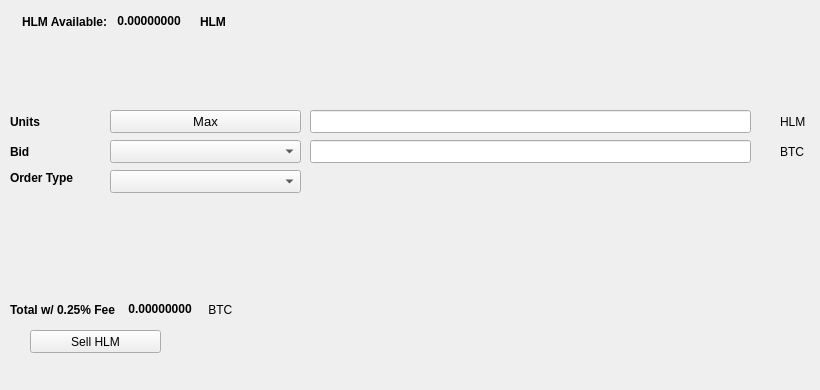
   <widget class="QWidget" name="SellTab">
    <attribute name="title">
     <string>Sell</string>
    </attribute>
    <widget class="QLabel" name="label_16">
     <property name="geometry">
      <rect>
       <x>780</x>
       <y>140</y>
       <width>31</width>
       <height>23</height>
      </rect>
     </property>
     <property name="text">
      <string>BTC</string>
     </property>
    </widget>
    <widget class="QComboBox" name="SellBidcomboBox">
     <property name="geometry">
      <rect>
       <x>110</x>
       <y>140</y>
       <width>191</width>
       <height>23</height>
      </rect>
     </property>
     <property name="font">
      <font>
       <pointsize>10</pointsize>
      </font>
     </property>
    </widget>
    <widget class="QLabel" name="label_18">
     <property name="geometry">
      <rect>
       <x>10</x>
       <y>110</y>
       <width>46</width>
       <height>23</height>
      </rect>
     </property>
     <property name="font">
      <font>
       <weight>75</weight>
       <bold>true</bold>
      </font>
     </property>
     <property name="text">
      <string>Units</string>
     </property>
    </widget>
    <widget class="QPushButton" name="Sell_Max_Amount">
     <property name="geometry">
      <rect>
       <x>110</x>
       <y>110</y>
       <width>191</width>
       <height>23</height>
      </rect>
     </property>
     <property name="font">
      <font>
       <pointsize>10</pointsize>
      </font>
     </property>
     <property name="text">
      <string>Max</string>
     </property>
    </widget>
    <widget class="QLabel" name="label_20">
     <property name="geometry">
      <rect>
       <x>10</x>
       <y>170</y>
       <width>91</width>
       <height>16</height>
      </rect>
     </property>
     <property name="font">
      <font>
       <weight>75</weight>
       <bold>true</bold>
      </font>
     </property>
     <property name="text">
      <string>Order Type</string>
     </property>
    </widget>
    <widget class="QComboBox" name="SellOrdertypeCombo">
     <property name="geometry">
      <rect>
       <x>110</x>
       <y>170</y>
       <width>191</width>
       <height>23</height>
      </rect>
     </property>
     <property name="font">
      <font>
       <pointsize>10</pointsize>
      </font>
     </property>
    </widget>
    <widget class="QLabel" name="label_21">
     <property name="geometry">
      <rect>
       <x>10</x>
       <y>140</y>
       <width>46</width>
       <height>23</height>
      </rect>
     </property>
     <property name="font">
      <font>
       <weight>75</weight>
       <bold>true</bold>
      </font>
     </property>
     <property name="text">
      <string>Bid</string>
     </property>
    </widget>
    <widget class="QLabel" name="label_22">
     <property name="geometry">
      <rect>
       <x>780</x>
       <y>110</y>
       <width>31</width>
       <height>23</height>
      </rect>
     </property>
     <property name="text">
      <string>HLM</string>
     </property>
    </widget>
    <widget class="QLineEdit" name="UnitsInputHLM">
     <property name="geometry">
      <rect>
       <x>310</x>
       <y>110</y>
       <width>441</width>
       <height>23</height>
      </rect>
     </property>
     <property name="font">
      <font>
       <pointsize>9</pointsize>
       <weight>75</weight>
       <bold>true</bold>
      </font>
     </property>
    </widget>
    <widget class="QLineEdit" name="SellBidPriceEdit">
     <property name="geometry">
      <rect>
       <x>310</x>
       <y>140</y>
       <width>441</width>
       <height>23</height>
      </rect>
     </property>
     <property name="font">
      <font>
       <pointsize>9</pointsize>
       <weight>75</weight>
       <bold>true</bold>
      </font>
     </property>
    </widget>
    <widget class="QPushButton" name="SellHLMBTN">
     <property name="geometry">
      <rect>
       <x>30</x>
       <y>330</y>
       <width>131</width>
       <height>23</height>
      </rect>
     </property>
     <property name="text">
      <string>Sell HLM</string>
     </property>
     <property name="icon">
      <iconset resource="../helium.qrc">
       <normaloff>:/icons/bitcoin</normaloff>:/icons/bitcoin</iconset>
     </property>
    </widget>
    <widget class="QWidget" name="layoutWidget3">
     <property name="geometry">
      <rect>
       <x>22</x>
       <y>12</y>
       <width>258</width>
       <height>19</height>
      </rect>
     </property>
     <layout class="QHBoxLayout" name="horizontalLayout">
      <item>
       <widget class="QLabel" name="label232_2">
        <property name="font">
         <font>
          <weight>75</weight>
          <bold>true</bold>
         </font>
        </property>
        <property name="text">
         <string>HLM Available:</string>
        </property>
       </widget>
      </item>
      <item>
       <widget class="QLabel" name="HLMAvailableLabel">
        <property name="palette">
         <palette>
          <active>
           <colorrole role="WindowText">
            <brush brushstyle="SolidPattern">
             <color alpha="255">
              <red>0</red>
              <green>0</green>
              <blue>0</blue>
             </color>
            </brush>
           </colorrole>
           <colorrole role="Button">
            <brush brushstyle="SolidPattern">
             <color alpha="255">
              <red>0</red>
              <green>170</green>
              <blue>0</blue>
             </color>
            </brush>
           </colorrole>
           <colorrole role="Light">
            <brush brushstyle="SolidPattern">
             <color alpha="255">
              <red>0</red>
              <green>255</green>
              <blue>0</blue>
             </color>
            </brush>
           </colorrole>
           <colorrole role="Midlight">
            <brush brushstyle="SolidPattern">
             <color alpha="255">
              <red>0</red>
              <green>212</green>
              <blue>0</blue>
             </color>
            </brush>
           </colorrole>
           <colorrole role="Dark">
            <brush brushstyle="SolidPattern">
             <color alpha="255">
              <red>0</red>
              <green>85</green>
              <blue>0</blue>
             </color>
            </brush>
           </colorrole>
           <colorrole role="Mid">
            <brush brushstyle="SolidPattern">
             <color alpha="255">
              <red>0</red>
              <green>113</green>
              <blue>0</blue>
             </color>
            </brush>
           </colorrole>
           <colorrole role="Text">
            <brush brushstyle="SolidPattern">
             <color alpha="255">
              <red>0</red>
              <green>170</green>
              <blue>0</blue>
             </color>
            </brush>
           </colorrole>
           <colorrole role="BrightText">
            <brush brushstyle="SolidPattern">
             <color alpha="255">
              <red>255</red>
              <green>255</green>
              <blue>255</blue>
             </color>
            </brush>
           </colorrole>
           <colorrole role="ButtonText">
            <brush brushstyle="SolidPattern">
             <color alpha="255">
              <red>0</red>
              <green>0</green>
              <blue>0</blue>
             </color>
            </brush>
           </colorrole>
           <colorrole role="Base">
            <brush brushstyle="SolidPattern">
             <color alpha="255">
              <red>255</red>
              <green>255</green>
              <blue>255</blue>
             </color>
            </brush>
           </colorrole>
           <colorrole role="Window">
            <brush brushstyle="SolidPattern">
             <color alpha="255">
              <red>0</red>
              <green>170</green>
              <blue>0</blue>
             </color>
            </brush>
           </colorrole>
           <colorrole role="Shadow">
            <brush brushstyle="SolidPattern">
             <color alpha="255">
              <red>0</red>
              <green>0</green>
              <blue>0</blue>
             </color>
            </brush>
           </colorrole>
           <colorrole role="AlternateBase">
            <brush brushstyle="SolidPattern">
             <color alpha="255">
              <red>127</red>
              <green>212</green>
              <blue>127</blue>
             </color>
            </brush>
           </colorrole>
           <colorrole role="ToolTipBase">
            <brush brushstyle="SolidPattern">
             <color alpha="255">
              <red>255</red>
              <green>255</green>
              <blue>220</blue>
             </color>
            </brush>
           </colorrole>
           <colorrole role="ToolTipText">
            <brush brushstyle="SolidPattern">
             <color alpha="255">
              <red>0</red>
              <green>0</green>
              <blue>0</blue>
             </color>
            </brush>
           </colorrole>
          </active>
          <inactive>
           <colorrole role="WindowText">
            <brush brushstyle="SolidPattern">
             <color alpha="255">
              <red>0</red>
              <green>0</green>
              <blue>0</blue>
             </color>
            </brush>
           </colorrole>
           <colorrole role="Button">
            <brush brushstyle="SolidPattern">
             <color alpha="255">
              <red>0</red>
              <green>170</green>
              <blue>0</blue>
             </color>
            </brush>
           </colorrole>
           <colorrole role="Light">
            <brush brushstyle="SolidPattern">
             <color alpha="255">
              <red>0</red>
              <green>255</green>
              <blue>0</blue>
             </color>
            </brush>
           </colorrole>
           <colorrole role="Midlight">
            <brush brushstyle="SolidPattern">
             <color alpha="255">
              <red>0</red>
              <green>212</green>
              <blue>0</blue>
             </color>
            </brush>
           </colorrole>
           <colorrole role="Dark">
            <brush brushstyle="SolidPattern">
             <color alpha="255">
              <red>0</red>
              <green>85</green>
              <blue>0</blue>
             </color>
            </brush>
           </colorrole>
           <colorrole role="Mid">
            <brush brushstyle="SolidPattern">
             <color alpha="255">
              <red>0</red>
              <green>113</green>
              <blue>0</blue>
             </color>
            </brush>
           </colorrole>
           <colorrole role="Text">
            <brush brushstyle="SolidPattern">
             <color alpha="255">
              <red>0</red>
              <green>170</green>
              <blue>0</blue>
             </color>
            </brush>
           </colorrole>
           <colorrole role="BrightText">
            <brush brushstyle="SolidPattern">
             <color alpha="255">
              <red>255</red>
              <green>255</green>
              <blue>255</blue>
             </color>
            </brush>
           </colorrole>
           <colorrole role="ButtonText">
            <brush brushstyle="SolidPattern">
             <color alpha="255">
              <red>0</red>
              <green>0</green>
              <blue>0</blue>
             </color>
            </brush>
           </colorrole>
           <colorrole role="Base">
            <brush brushstyle="SolidPattern">
             <color alpha="255">
              <red>255</red>
              <green>255</green>
              <blue>255</blue>
             </color>
            </brush>
           </colorrole>
           <colorrole role="Window">
            <brush brushstyle="SolidPattern">
             <color alpha="255">
              <red>0</red>
              <green>170</green>
              <blue>0</blue>
             </color>
            </brush>
           </colorrole>
           <colorrole role="Shadow">
            <brush brushstyle="SolidPattern">
             <color alpha="255">
              <red>0</red>
              <green>0</green>
              <blue>0</blue>
             </color>
            </brush>
           </colorrole>
           <colorrole role="AlternateBase">
            <brush brushstyle="SolidPattern">
             <color alpha="255">
              <red>127</red>
              <green>212</green>
              <blue>127</blue>
             </color>
            </brush>
           </colorrole>
           <colorrole role="ToolTipBase">
            <brush brushstyle="SolidPattern">
             <color alpha="255">
              <red>255</red>
              <green>255</green>
              <blue>220</blue>
             </color>
            </brush>
           </colorrole>
           <colorrole role="ToolTipText">
            <brush brushstyle="SolidPattern">
             <color alpha="255">
              <red>0</red>
              <green>0</green>
              <blue>0</blue>
             </color>
            </brush>
           </colorrole>
          </inactive>
          <disabled>
           <colorrole role="WindowText">
            <brush brushstyle="SolidPattern">
             <color alpha="255">
              <red>0</red>
              <green>85</green>
              <blue>0</blue>
             </color>
            </brush>
           </colorrole>
           <colorrole role="Button">
            <brush brushstyle="SolidPattern">
             <color alpha="255">
              <red>0</red>
              <green>170</green>
              <blue>0</blue>
             </color>
            </brush>
           </colorrole>
           <colorrole role="Light">
            <brush brushstyle="SolidPattern">
             <color alpha="255">
              <red>0</red>
              <green>255</green>
              <blue>0</blue>
             </color>
            </brush>
           </colorrole>
           <colorrole role="Midlight">
            <brush brushstyle="SolidPattern">
             <color alpha="255">
              <red>0</red>
              <green>212</green>
              <blue>0</blue>
             </color>
            </brush>
           </colorrole>
           <colorrole role="Dark">
            <brush brushstyle="SolidPattern">
             <color alpha="255">
              <red>0</red>
              <green>85</green>
              <blue>0</blue>
             </color>
            </brush>
           </colorrole>
           <colorrole role="Mid">
            <brush brushstyle="SolidPattern">
             <color alpha="255">
              <red>0</red>
              <green>113</green>
              <blue>0</blue>
             </color>
            </brush>
           </colorrole>
           <colorrole role="Text">
            <brush brushstyle="SolidPattern">
             <color alpha="255">
              <red>0</red>
              <green>85</green>
              <blue>0</blue>
             </color>
            </brush>
           </colorrole>
           <colorrole role="BrightText">
            <brush brushstyle="SolidPattern">
             <color alpha="255">
              <red>255</red>
              <green>255</green>
              <blue>255</blue>
             </color>
            </brush>
           </colorrole>
           <colorrole role="ButtonText">
            <brush brushstyle="SolidPattern">
             <color alpha="255">
              <red>0</red>
              <green>85</green>
              <blue>0</blue>
             </color>
            </brush>
           </colorrole>
           <colorrole role="Base">
            <brush brushstyle="SolidPattern">
             <color alpha="255">
              <red>0</red>
              <green>170</green>
              <blue>0</blue>
             </color>
            </brush>
           </colorrole>
           <colorrole role="Window">
            <brush brushstyle="SolidPattern">
             <color alpha="255">
              <red>0</red>
              <green>170</green>
              <blue>0</blue>
             </color>
            </brush>
           </colorrole>
           <colorrole role="Shadow">
            <brush brushstyle="SolidPattern">
             <color alpha="255">
              <red>0</red>
              <green>0</green>
              <blue>0</blue>
             </color>
            </brush>
           </colorrole>
           <colorrole role="AlternateBase">
            <brush brushstyle="SolidPattern">
             <color alpha="255">
              <red>0</red>
              <green>170</green>
              <blue>0</blue>
             </color>
            </brush>
           </colorrole>
           <colorrole role="ToolTipBase">
            <brush brushstyle="SolidPattern">
             <color alpha="255">
              <red>255</red>
              <green>255</green>
              <blue>220</blue>
             </color>
            </brush>
           </colorrole>
           <colorrole role="ToolTipText">
            <brush brushstyle="SolidPattern">
             <color alpha="255">
              <red>0</red>
              <green>0</green>
              <blue>0</blue>
             </color>
            </brush>
           </colorrole>
          </disabled>
         </palette>
        </property>
        <property name="font">
         <font>
          <weight>75</weight>
          <bold>true</bold>
         </font>
        </property>
        <property name="text">
         <string> 0.00000000 </string>
        </property>
        <property name="textInteractionFlags">
         <set>Qt::LinksAccessibleByMouse|Qt::TextSelectableByKeyboard|Qt::TextSelectableByMouse</set>
        </property>
       </widget>
      </item>
      <item>
       <widget class="QLabel" name="labelHLM">
        <property name="font">
         <font>
          <weight>75</weight>
          <bold>true</bold>
         </font>
        </property>
        <property name="text">
         <string>HLM</string>
        </property>
       </widget>
      </item>
     </layout>
    </widget>
    <widget class="QWidget" name="layoutWidget">
     <property name="geometry">
      <rect>
       <x>10</x>
       <y>300</y>
       <width>268</width>
       <height>19</height>
      </rect>
     </property>
     <layout class="QHBoxLayout" name="horizontalLayout_2">
      <item>
       <widget class="QLabel" name="label_19">
        <property name="font">
         <font>
          <weight>75</weight>
          <bold>true</bold>
         </font>
        </property>
        <property name="text">
         <string>Total w/ 0.25% Fee </string>
        </property>
       </widget>
      </item>
      <item>
       <widget class="QLabel" name="SellCostLabel">
        <property name="palette">
         <palette>
          <active>
           <colorrole role="WindowText">
            <brush brushstyle="SolidPattern">
             <color alpha="255">
              <red>0</red>
              <green>0</green>
              <blue>0</blue>
             </color>
            </brush>
           </colorrole>
           <colorrole role="Button">
            <brush brushstyle="SolidPattern">
             <color alpha="255">
              <red>0</red>
              <green>170</green>
              <blue>0</blue>
             </color>
            </brush>
           </colorrole>
           <colorrole role="Light">
            <brush brushstyle="SolidPattern">
             <color alpha="255">
              <red>0</red>
              <green>255</green>
              <blue>0</blue>
             </color>
            </brush>
           </colorrole>
           <colorrole role="Midlight">
            <brush brushstyle="SolidPattern">
             <color alpha="255">
              <red>0</red>
              <green>212</green>
              <blue>0</blue>
             </color>
            </brush>
           </colorrole>
           <colorrole role="Dark">
            <brush brushstyle="SolidPattern">
             <color alpha="255">
              <red>0</red>
              <green>85</green>
              <blue>0</blue>
             </color>
            </brush>
           </colorrole>
           <colorrole role="Mid">
            <brush brushstyle="SolidPattern">
             <color alpha="255">
              <red>0</red>
              <green>113</green>
              <blue>0</blue>
             </color>
            </brush>
           </colorrole>
           <colorrole role="Text">
            <brush brushstyle="SolidPattern">
             <color alpha="255">
              <red>0</red>
              <green>170</green>
              <blue>0</blue>
             </color>
            </brush>
           </colorrole>
           <colorrole role="BrightText">
            <brush brushstyle="SolidPattern">
             <color alpha="255">
              <red>255</red>
              <green>255</green>
              <blue>255</blue>
             </color>
            </brush>
           </colorrole>
           <colorrole role="ButtonText">
            <brush brushstyle="SolidPattern">
             <color alpha="255">
              <red>0</red>
              <green>0</green>
              <blue>0</blue>
             </color>
            </brush>
           </colorrole>
           <colorrole role="Base">
            <brush brushstyle="SolidPattern">
             <color alpha="255">
              <red>255</red>
              <green>255</green>
              <blue>255</blue>
             </color>
            </brush>
           </colorrole>
           <colorrole role="Window">
            <brush brushstyle="SolidPattern">
             <color alpha="255">
              <red>0</red>
              <green>170</green>
              <blue>0</blue>
             </color>
            </brush>
           </colorrole>
           <colorrole role="Shadow">
            <brush brushstyle="SolidPattern">
             <color alpha="255">
              <red>0</red>
              <green>0</green>
              <blue>0</blue>
             </color>
            </brush>
           </colorrole>
           <colorrole role="AlternateBase">
            <brush brushstyle="SolidPattern">
             <color alpha="255">
              <red>127</red>
              <green>212</green>
              <blue>127</blue>
             </color>
            </brush>
           </colorrole>
           <colorrole role="ToolTipBase">
            <brush brushstyle="SolidPattern">
             <color alpha="255">
              <red>255</red>
              <green>255</green>
              <blue>220</blue>
             </color>
            </brush>
           </colorrole>
           <colorrole role="ToolTipText">
            <brush brushstyle="SolidPattern">
             <color alpha="255">
              <red>0</red>
              <green>0</green>
              <blue>0</blue>
             </color>
            </brush>
           </colorrole>
          </active>
          <inactive>
           <colorrole role="WindowText">
            <brush brushstyle="SolidPattern">
             <color alpha="255">
              <red>0</red>
              <green>0</green>
              <blue>0</blue>
             </color>
            </brush>
           </colorrole>
           <colorrole role="Button">
            <brush brushstyle="SolidPattern">
             <color alpha="255">
              <red>0</red>
              <green>170</green>
              <blue>0</blue>
             </color>
            </brush>
           </colorrole>
           <colorrole role="Light">
            <brush brushstyle="SolidPattern">
             <color alpha="255">
              <red>0</red>
              <green>255</green>
              <blue>0</blue>
             </color>
            </brush>
           </colorrole>
           <colorrole role="Midlight">
            <brush brushstyle="SolidPattern">
             <color alpha="255">
              <red>0</red>
              <green>212</green>
              <blue>0</blue>
             </color>
            </brush>
           </colorrole>
           <colorrole role="Dark">
            <brush brushstyle="SolidPattern">
             <color alpha="255">
              <red>0</red>
              <green>85</green>
              <blue>0</blue>
             </color>
            </brush>
           </colorrole>
           <colorrole role="Mid">
            <brush brushstyle="SolidPattern">
             <color alpha="255">
              <red>0</red>
              <green>113</green>
              <blue>0</blue>
             </color>
            </brush>
           </colorrole>
           <colorrole role="Text">
            <brush brushstyle="SolidPattern">
             <color alpha="255">
              <red>0</red>
              <green>170</green>
              <blue>0</blue>
             </color>
            </brush>
           </colorrole>
           <colorrole role="BrightText">
            <brush brushstyle="SolidPattern">
             <color alpha="255">
              <red>255</red>
              <green>255</green>
              <blue>255</blue>
             </color>
            </brush>
           </colorrole>
           <colorrole role="ButtonText">
            <brush brushstyle="SolidPattern">
             <color alpha="255">
              <red>0</red>
              <green>0</green>
              <blue>0</blue>
             </color>
            </brush>
           </colorrole>
           <colorrole role="Base">
            <brush brushstyle="SolidPattern">
             <color alpha="255">
              <red>255</red>
              <green>255</green>
              <blue>255</blue>
             </color>
            </brush>
           </colorrole>
           <colorrole role="Window">
            <brush brushstyle="SolidPattern">
             <color alpha="255">
              <red>0</red>
              <green>170</green>
              <blue>0</blue>
             </color>
            </brush>
           </colorrole>
           <colorrole role="Shadow">
            <brush brushstyle="SolidPattern">
             <color alpha="255">
              <red>0</red>
              <green>0</green>
              <blue>0</blue>
             </color>
            </brush>
           </colorrole>
           <colorrole role="AlternateBase">
            <brush brushstyle="SolidPattern">
             <color alpha="255">
              <red>127</red>
              <green>212</green>
              <blue>127</blue>
             </color>
            </brush>
           </colorrole>
           <colorrole role="ToolTipBase">
            <brush brushstyle="SolidPattern">
             <color alpha="255">
              <red>255</red>
              <green>255</green>
              <blue>220</blue>
             </color>
            </brush>
           </colorrole>
           <colorrole role="ToolTipText">
            <brush brushstyle="SolidPattern">
             <color alpha="255">
              <red>0</red>
              <green>0</green>
              <blue>0</blue>
             </color>
            </brush>
           </colorrole>
          </inactive>
          <disabled>
           <colorrole role="WindowText">
            <brush brushstyle="SolidPattern">
             <color alpha="255">
              <red>0</red>
              <green>85</green>
              <blue>0</blue>
             </color>
            </brush>
           </colorrole>
           <colorrole role="Button">
            <brush brushstyle="SolidPattern">
             <color alpha="255">
              <red>0</red>
              <green>170</green>
              <blue>0</blue>
             </color>
            </brush>
           </colorrole>
           <colorrole role="Light">
            <brush brushstyle="SolidPattern">
             <color alpha="255">
              <red>0</red>
              <green>255</green>
              <blue>0</blue>
             </color>
            </brush>
           </colorrole>
           <colorrole role="Midlight">
            <brush brushstyle="SolidPattern">
             <color alpha="255">
              <red>0</red>
              <green>212</green>
              <blue>0</blue>
             </color>
            </brush>
           </colorrole>
           <colorrole role="Dark">
            <brush brushstyle="SolidPattern">
             <color alpha="255">
              <red>0</red>
              <green>85</green>
              <blue>0</blue>
             </color>
            </brush>
           </colorrole>
           <colorrole role="Mid">
            <brush brushstyle="SolidPattern">
             <color alpha="255">
              <red>0</red>
              <green>113</green>
              <blue>0</blue>
             </color>
            </brush>
           </colorrole>
           <colorrole role="Text">
            <brush brushstyle="SolidPattern">
             <color alpha="255">
              <red>0</red>
              <green>85</green>
              <blue>0</blue>
             </color>
            </brush>
           </colorrole>
           <colorrole role="BrightText">
            <brush brushstyle="SolidPattern">
             <color alpha="255">
              <red>255</red>
              <green>255</green>
              <blue>255</blue>
             </color>
            </brush>
           </colorrole>
           <colorrole role="ButtonText">
            <brush brushstyle="SolidPattern">
             <color alpha="255">
              <red>0</red>
              <green>85</green>
              <blue>0</blue>
             </color>
            </brush>
           </colorrole>
           <colorrole role="Base">
            <brush brushstyle="SolidPattern">
             <color alpha="255">
              <red>0</red>
              <green>170</green>
              <blue>0</blue>
             </color>
            </brush>
           </colorrole>
           <colorrole role="Window">
            <brush brushstyle="SolidPattern">
             <color alpha="255">
              <red>0</red>
              <green>170</green>
              <blue>0</blue>
             </color>
            </brush>
           </colorrole>
           <colorrole role="Shadow">
            <brush brushstyle="SolidPattern">
             <color alpha="255">
              <red>0</red>
              <green>0</green>
              <blue>0</blue>
             </color>
            </brush>
           </colorrole>
           <colorrole role="AlternateBase">
            <brush brushstyle="SolidPattern">
             <color alpha="255">
              <red>0</red>
              <green>170</green>
              <blue>0</blue>
             </color>
            </brush>
           </colorrole>
           <colorrole role="ToolTipBase">
            <brush brushstyle="SolidPattern">
             <color alpha="255">
              <red>255</red>
              <green>255</green>
              <blue>220</blue>
             </color>
            </brush>
           </colorrole>
           <colorrole role="ToolTipText">
            <brush brushstyle="SolidPattern">
             <color alpha="255">
              <red>0</red>
              <green>0</green>
              <blue>0</blue>
             </color>
            </brush>
           </colorrole>
          </disabled>
         </palette>
        </property>
        <property name="font">
         <font>
          <weight>75</weight>
          <bold>true</bold>
         </font>
        </property>
        <property name="autoFillBackground">
         <bool>false</bool>
        </property>
        <property name="text">
         <string> 0.00000000</string>
        </property>
        <property name="textInteractionFlags">
         <set>Qt::LinksAccessibleByMouse|Qt::TextSelectableByMouse</set>
        </property>
       </widget>
      </item>
      <item>
       <widget class="QLabel" name="label_17">
        <property name="font">
         <font>
          <weight>50</weight>
          <bold>false</bold>
         </font>
        </property>
        <property name="text">
         <string> BTC</string>
        </property>
       </widget>
      </item>
     </layout>
    </widget>
    <widget class="QLabel" name="label_23">
     <property name="geometry">
      <rect>
       <x>460</x>
       <y>300</y>
       <width>281</width>
       <height>81</height>
      </rect>
     </property>
     <property name="text">
      <string/>
     </property>
     <property name="pixmap">
      <pixmap>:/images/bittrex</pixmap>
     </property>
    </widget>
   </widget>
